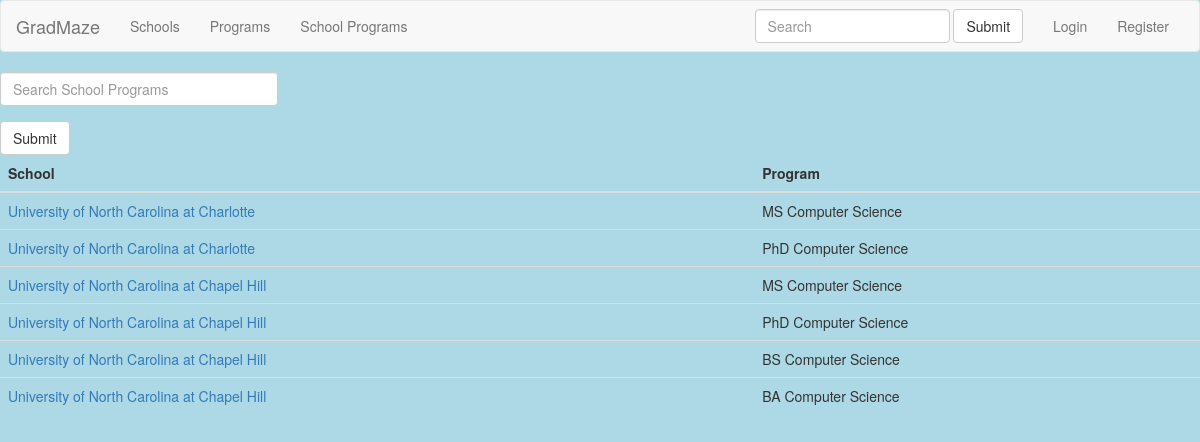
/GradMaze/schoolprogram/, run on the app's committed database.
### main/models.py (models this page shows, shortened)
class SchoolProgram(models.Model):
    school = models.ForeignKey(School)
    program = models.ForeignKey(Program)
    greverbal = models.IntegerField(null=True)
    greapti = models.IntegerField(null=True)
    grewriting = models.IntegerField(null=True)
    toeflreading = models.IntegerField(null=True)
    toefllistening = models.IntegerField(null=True)
    toeflspeaking = models.IntegerField(null=True)
    toeflwriting = models.IntegerField(null=True)
    gpa = models.FloatField( null=True)

class School(models.Model):
    name = models.CharField(max_length=50)
    abbr = models.CharField(max_length=5, null=True)
    greverbal = models.IntegerField( null=True)
    greapti = models.IntegerField( null=True)
    grewriting = models.IntegerField(null=True)
    toeflreading = models.IntegerField(null=True)
    toefllistening = models.IntegerField(null=True)
    toeflspeaking = models.IntegerField(null=True)
    toeflwriting = models.IntegerField(null=True)
    gpa = models.FloatField( null=True)
    def __str__(self):
        return str(self.name)

class Program(models.Model):
    name = models.CharField(max_length=50)
    level = models.CharField(max_length=50)  # Masters/PhD/PSM
    school_level = models.CharField(max_length=50) # Graduate vs Undergraduate
    greverbal = models.IntegerField(null=True)
    greapti = models.IntegerField(null=True)
    grewriting = models.IntegerField(null=True)
    toeflreading = models.IntegerField(null=True)
    toefllistening = models.IntegerField(null=True)
    toeflspeaking = models.IntegerField(null=True)
    toeflwriting = models.IntegerField(null=True)
    gpa = models.FloatField(null=True)
    def __str__(self):
        return str(self.level) + " " + str(self.name)

### main/views.py (the view)
class SchoolProgramListView(ListView):
    model = SchoolProgram
    template_name = 'school_program_list.html'

### templates/school_program_list.html (shortened to what this page needs)
{% extends "base.html" %}
{% block content %}
    <div class="row">
        <div class="col-md-3">
            <form  role="search" action="{%url 'search-results' %}" method="post">
                <div class="form-group">
                    <input type="text" id="search_bar" class="form-control" placeholder="Search School Programs" name="query_string">
                </div>
                <button type="submit" class="btn btn-default">Submit</button>
            </form>
        </div>
    </div>
    <div class="table-responsive">
        <table class="table">
            <thead>
            <tr>
                <th>School</th>
                <th>Program</th>
            </tr>
            </thead>
            <tbody>
            {% for schoolprogram in object_list %}
            <tr>
                <td><a href="{{schoolprogram.id}}">{{ schoolprogram.school }}</a></td>
                <td>{{ schoolprogram.program }}</td>
            </tr>
            {% endfor %}
            </tbody>
        </table>
    </div>
{% endblock %}

### static/css/base.css (style rules this page uses)
html body { background-color: lightblue; }

### data on the page
SchoolProgram: school "University of North Carolina at Charlotte", program "MS Computer Science"
SchoolProgram: school "University of North Carolina at Charlotte", program "PhD Computer Science"
SchoolProgram: school "University of North Carolina at Chapel Hill", program "MS Computer Science"
SchoolProgram: school "University of North Carolina at Chapel Hill", program "PhD Computer Science"
SchoolProgram: school "University of North Carolina at Chapel Hill", program "BS Computer Science"
SchoolProgram: school "University of North Carolina at Chapel Hill", program "BA Computer Science"
